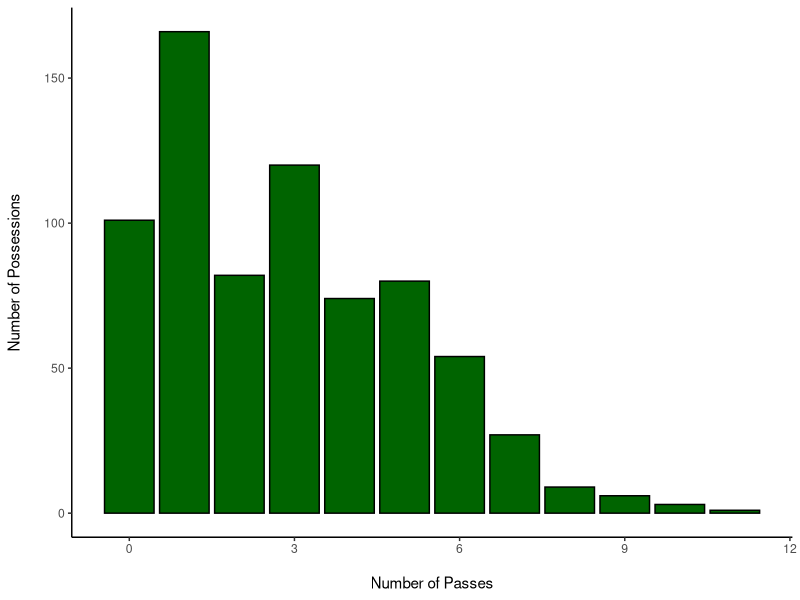
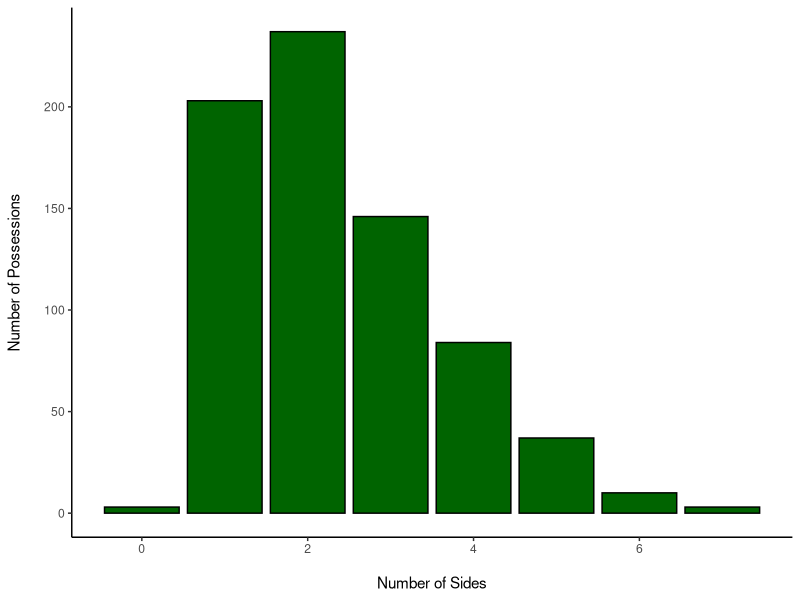
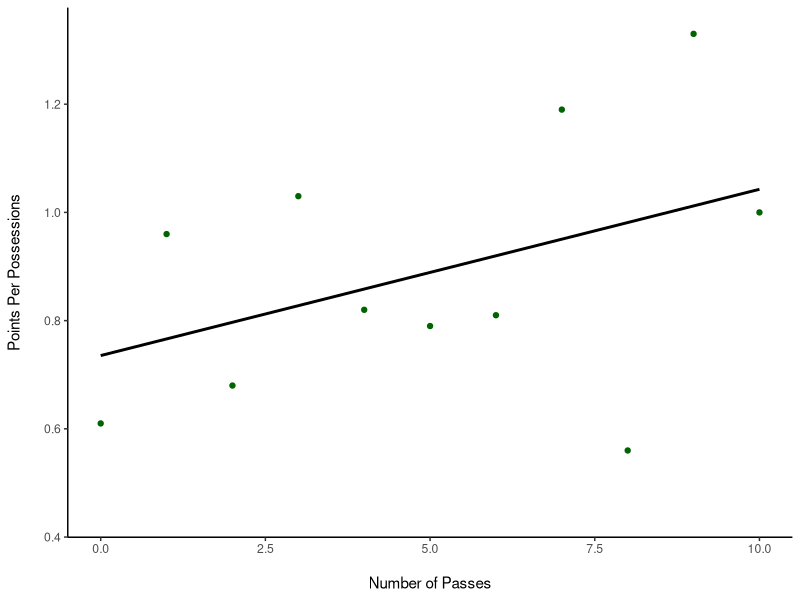
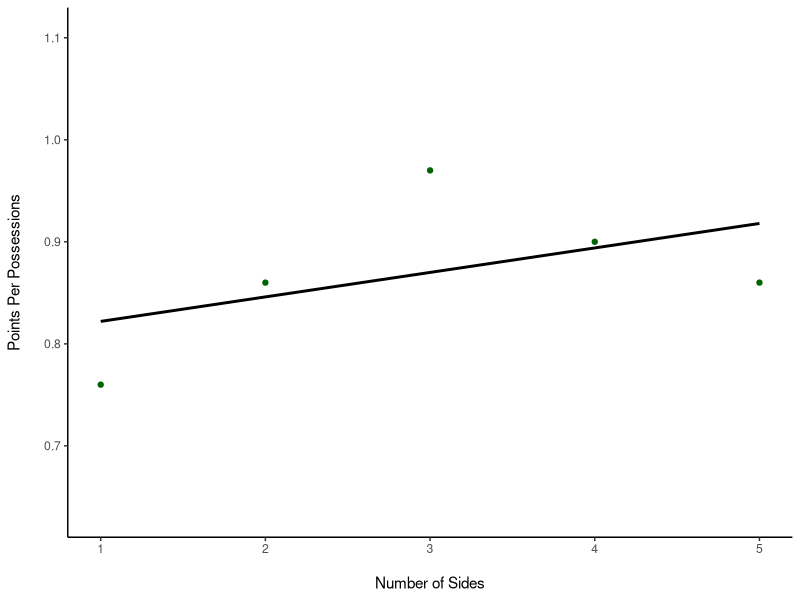

Write the R code that produced these figures, in order.
## ---- chunk 1
library(tidyverse)
library(modelr)
library(plyr)
library(readxl)
library(dplyr)
df1 <- read_excel(path = "OFFENSE.xlsx", sheet = "CBU")
df2 <- read_excel(path = "OFFENSE.xlsx", sheet = "CBU2")
df3 <- read_excel(path = "OFFENSE.xlsx", sheet = "Seattle")
df4 <- read_excel(path = "OFFENSE.xlsx", sheet = "Tarleton")
df5 <- read_excel(path = "OFFENSE.xlsx", sheet = "Tarleton 2")
df6 <- read_excel(path = "OFFENSE.xlsx", sheet = "Dixie St.")
df7 <- read_excel(path = "OFFENSE.xlsx", sheet = "Dixie St. 2")
df8 <- read_excel(path = "OFFENSE.xlsx", sheet = "NMSU")
df9 <- read_excel(path = "OFFENSE.xlsx", sheet = "NMSU 2")
df10 <- read_excel(path = "OFFENSE.xlsx", sheet = "UTRGV")
df11 <- read_excel(path = "OFFENSE.xlsx", sheet = "UTRGV 2")
df12 <- read_excel(path = "OFFENSE.xlsx", sheet = "GCU")
df13 <- read_excel(path = "OFFENSE.xlsx", sheet = "GCU 2")
df14 <- read_excel(path = "OFFENSE.xlsx", sheet = "NMSU3")
## ---- chunk 2
df1$Opponent <- "CBU"
df2$Opponent <- "CBU2"
df3$Opponent <- "SU"
df4$Opponent <- "TSU"
df5$Opponent <- "TSU2"
df6$Opponent <- "DSU"
df7$Opponent <- "DSU2"
df8$Opponent <- "NMSU"
df9$Opponent <- "NMSU2"
df10$Opponent <- "UTRGV"
df11$Opponent <- "UTRGV2"
df12$Opponent <- "GCU"
df13$Opponent <- "GCU2"
df14$Opponent <- "NMSU3"
df2$...8 <- NULL
## ---- chunk 3
conf <- rbind(df1,df2,df3,df4,df5,df6,df7,df8,df9, df10, df11, df12, df13, df14)
## ---- chunk 4
names(conf)[7] <- "pts"
names(conf)[2] <- "passes"
names(conf)[3] <- "sides"

unique(conf$pts)

conf$pts[conf$pts == "TO"] <- "0"
conf$pts[conf$pts == "Miss2pt"] <- "0"
conf$pts[conf$pts == "Miss3pt"] <- "0"
conf$pts[conf$pts == "Make2pt"] <- "2"
conf$pts[conf$pts == "Make3pt"] <- "3"
conf$pts[conf$pts == "miss2"] <- "0"
conf$pts[conf$pts == "miss3"] <- "0"
conf$pts[conf$pts == "make2"] <- "2"
conf$pts[conf$pts == "make3"] <- "3"

conf$pts[conf$pts == "miss2pt"] <- "0"
conf$pts[conf$pts == "miss3pt"] <- "0"
conf$pts[conf$pts == "make2pt"] <- "2"
conf$pts[conf$pts == "miss 2pt"] <- "0"
conf$pts[conf$pts == "miss23pt"] <- "0"
conf$pts[conf$pts == "made2"] <- "2"
conf$pts[conf$pts == "made3"] <- "3"

conf$pts[conf$pts == "Miss23pt"] <- "0"
conf$pts[conf$pts == "Miss 2pt"] <- "0"
conf$pts[conf$pts == "FOUL"] <- "1"
conf$pts[conf$pts == "Shooting foul"] <- "1"
## ---- chunk 5
new_conf <- conf
unique(conf$pts)
class(conf$pts)
class(conf$passes)
class(conf$sides)

conf$pts = as.numeric(conf$pts)
conf$passes = as.numeric(conf$passes)
conf$sides = as.numeric(conf$sides)
## ---- chunk 6
pass <- table(new_conf$passes)
pass <- as.data.frame(pass)
names(pass)[1] <- 'num_of_passes'
str(new_conf)
new_conf$passes <- as.numeric(new_conf$passes)

## ---- chunk 7
#points per number of passes
half_court <- conf[!(conf$play=="Transition"),]
half_court <- half_court[ , c("play","passes","sides","pts")]

half_court %>% group_by(passes, sides) %>% 
    summarize(total_points = sum(pts, na.rm = TRUE))

table(half_court$passes)

## ---- chunk 8
pass_bar <- ggplot(half_court, aes(x=passes)) +
  geom_bar(color="black", fill="dark green") +
  theme_minimal() +
  xlab("\nNumber of Passes") +
  ylab("Number of Possessions\n") +
  #ggtitle("Passes on Offensive Possessions\n",
          #subtitle = "Conference Games 2020-21 Season") +
  theme(plot.title = element_text(size = 26, face = "bold"),
        plot.subtitle = element_text(vjust = 14.0)) +
  theme(axis.text=element_text(size=12), 
        axis.title = element_text(size=14))
## ---- chunk 9
sides_bar <- ggplot(half_court, aes(x=sides)) +
  geom_bar(color="black", fill="dark green") +
  theme_minimal() +
  xlab("\nNumber of Sides") +
  ylab("Number of Possessions\n") +
  #ggtitle("Sides on Offensive Possessions\n",
          #subtitle = "Conference Games 2020-21 Season") +
  theme(plot.title = element_text(size = 26, face = "bold"),
        plot.subtitle = element_text(vjust = 14.0)) +
  theme(axis.text=element_text(size=12), 
        axis.title = element_text(size=14))
## ---- chunk 10
pass_bar <- pass_bar + theme_bw() + theme(panel.border = element_blank(), panel.grid.major = element_blank(),
panel.grid.minor = element_blank(), axis.line = element_line(colour = "black"))

pass_bar
## ---- chunk 11
sides_bar <- sides_bar + theme_bw() + theme(panel.border = element_blank(), panel.grid.major = element_blank(),
panel.grid.minor = element_blank(), axis.line = element_line(colour = "black"))

sides_bar
## ---- chunk 12
#points per number of passes
str(half_court)

half_court[order(half_court$passes, half_court$sides, half_court$pts, decreasing = TRUE),]

?order()
table(half_court$passes)
table(half_court$sides)

half_court <- half_court[complete.cases(half_court), ]

sum(half_court[which(half_court$passes=='0'), 4])
sum(half_court[which(half_court$passes=='1'), 4])
sum(half_court[which(half_court$passes=='2'), 4])
sum(half_court[which(half_court$passes=='3'), 4])
sum(half_court[which(half_court$passes=='4'), 4])
sum(half_court[which(half_court$passes=='5'), 4])
sum(half_court[which(half_court$passes=='6'), 4])
sum(half_court[which(half_court$passes=='7'), 4])
sum(half_court[which(half_court$passes=='8'), 4])
sum(half_court[which(half_court$passes=='9'), 4])
sum(half_court[which(half_court$passes=='10'), 4])
sum(half_court[which(half_court$passes=='11'), 4])

poss <- table(half_court$passes)
# 0, 1, 2, 3, 4, 5, 6, 7, 8, 9, 10, 11
# 60, 158, 56, 122, 61, 62, 44, 32, 5, 8, 3, 0

total_pts <- data.frame(passes = c(0, 1, 2, 3, 4, 5, 6, 7, 8, 9, 10), 
                        points = c(60, 158, 56, 122, 61, 62, 44, 32, 5, 8, 3))
poss <- as.data.frame(poss)
poss <- poss[0:11,]
ppp <-  round(total_pts$points / poss$Freq, digits = 2)

ppp <- data.frame(passes = c(0, 1, 2, 3, 4, 5, 6, 7, 8, 9, 10),
                  ppp)
str(ppp)
## ---- chunk 13
pass_ppp <- ggplot(ppp, aes(x=passes, y=ppp)) +
  geom_point(color="dark green") +
  geom_smooth(method = "lm", fill=NA, color="black") +
  theme_minimal() +
  xlab("\nNumber of Passes") +
  ylab("Points Per Possessions\n") +
  #ggtitle("PPP vs. Passes\n",
            #subtitle = "Conference Games 2020-21 Season") +
  theme(plot.title = element_text(size = 26, face = "bold"),
        plot.subtitle = element_text(vjust = 14.0)) +
  theme(axis.text=element_text(size=12), 
        axis.title = element_text(size=14))
## ---- chunk 14
#points per number of sides
sum(half_court[which(half_court$sides=='0'), 4])
sum(half_court[which(half_court$sides=='1'), 4])
sum(half_court[which(half_court$sides=='2'), 4])
sum(half_court[which(half_court$sides=='3'), 4])
sum(half_court[which(half_court$sides=='4'), 4])
sum(half_court[which(half_court$sides=='5'), 4])
sum(half_court[which(half_court$sides=='6'), 4])
sum(half_court[which(half_court$sides=='7'), 4])

poss_sides <- table(half_court$sides)

total_pts_sides <- data.frame(sides = c(1, 2, 3, 4, 5), 
                        points = c(153, 202, 141, 76, 32))
poss_sides <- as.data.frame(poss_sides)
poss_sides <- poss_sides[2:6,]
ppp_sides <-  round(total_pts_sides$points / poss_sides$Freq, digits = 2)

ppp_sides <- data.frame(sides = c(1, 2, 3, 4, 5),
                  ppp_sides)

## ---- chunk 15
sides_ppp <- ggplot(ppp_sides, aes(x=sides, y=ppp_sides)) +
  geom_point(color="dark green") +
  geom_smooth(method = "lm", fill=NA, color="black") +
  theme_minimal() + 
  xlab("\nNumber of Sides") +
  ylab("Points Per Possessions\n") #+
  #ggtitle("PPP vs. Sides\n",
          #subtitle = "Conference Games 2020-21 Season") +
  #theme(plot.title = element_text(size = 26, face = "bold"),
        #plot.subtitle = element_text(vjust = 14.0)) +
  #theme(axis.text=element_text(size=12), 
        #axis.title = element_text(size=14))
## ---- chunk 16
pass_ppp <- pass_ppp + theme_bw() + theme(panel.border = element_blank(), panel.grid.major = element_blank(),
panel.grid.minor = element_blank(), axis.line = element_line(colour = "black"))

pass_ppp
## ---- chunk 17
sides_ppp <- sides_ppp + theme_bw() + theme(panel.border = element_blank(), panel.grid.major = element_blank(),
panel.grid.minor = element_blank(), axis.line = element_line(colour = "black"))

sides_ppp
## ---- chunk 18
#points per play

